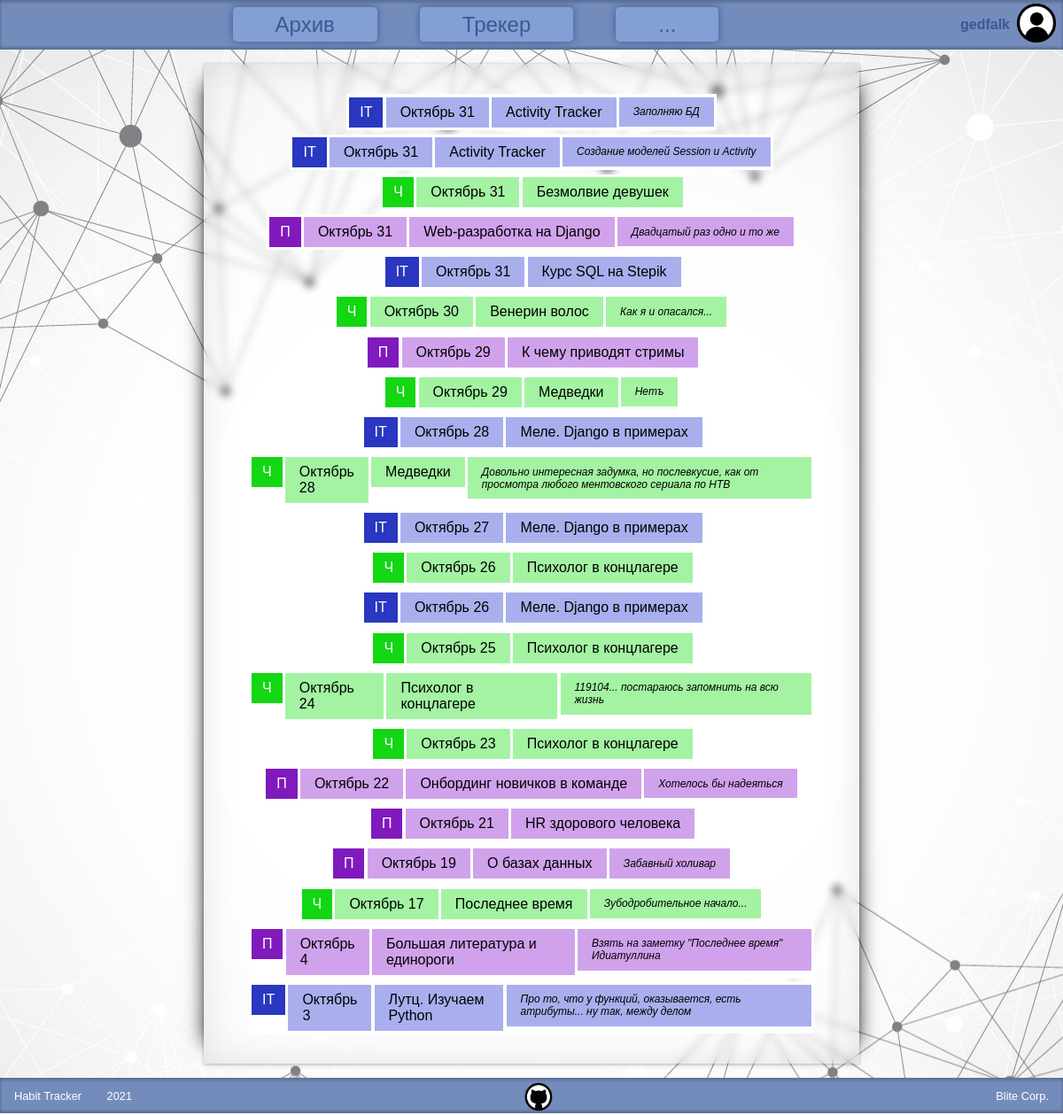
Page /archive/ on the committed database.
### archive/models.py (models this page shows, shortened)
class Session(models.Model):
    id_session = models.BigAutoField(primary_key=True)
    id_activity = models.ForeignKey(Activity, on_delete=models.PROTECT, related_name='id_activityy')        # related_name='...' навертел, но пока так
    title = models.CharField(max_length=30)
    date = models.DateTimeField(default=timezone.now)
    datte = models.DateField(default=datetime.date.today)
    count_unit = models.IntegerField()                                          # выставить диапазон
    id_theme = models.IntegerField()                                            # разобраться... должен хранить уникальный id "активности"
    description = models.TextField(blank=True)
    class Meta:
        ordering = ('-date',)

### tracker/models.py (models this page shows, shortened)
class Activity(models.Model):
    id_activity = models.AutoField(primary_key=True)
    name_activity = models.CharField(max_length=30)
    shortname_activity = models.CharField(max_length=3, default='OOO')
    unit = models.SmallIntegerField()
    color = models.CharField(max_length=20, default='white')

### archive/views.py (the view)
# urls.py: path('', views.session_list, name='session_list'),
def session_list(request):
    context = {}
    sessions = Session.objects.all()
    context['sessions'] = sessions
    context['colors'] = {'blue': ['779BED', 'A1BCFF'],
                         'green': ['xxxxxxx', 'xxxxxxx'],
                         'violet': ['xxxxxxx', 'xxxxxxx']}
    return render(request, 'archive/list.html', context)

### archive/templates/archive/list.html (shortened to what this page needs)
{% extends "ave/base.html" %}
{% block content %}
    {% for ses in sessions %}
        <div class="archive_record">
            <div class="shortname_activity {{ses.id_activity.color}}7">{{ ses.id_activity.shortname_activity }}</div>
            <div class="date {{ses.id_activity.color}}3">{{ ses.date|date:"F j" }}</div>
            <div class="title {{ses.id_activity.color}}3">{{ ses.title }}</div>
            {% if ses.description %}
                <div class="description {{ses.id_activity.color}}3">{{ ses.description }}</div>
            {% endif %}
        </div>
    {% endfor %}
{% endblock %}

### ave/templates/ave/base.html (shortened to what this page needs)
<!DOCTYPE html>
<html>
<head>
    {% load static %}
    <link href={% static 'ave/css/base.css' %} type="text/css" rel="stylesheet">
    <link rel="stylesheet" href="//cdn.jsdelivr.net/cal-heatmap/3.3.10/cal-heatmap.css" />
</head>
<body>
    <header class="header">
        <div class="middle_container">
            <div class="nav-item"><a href="/archive/" class="btn_header">Архив</a></div>
            <div class="nav-item"><a href="/tracker/" class="btn_header">Трекер</a></div>
            <div class="nav-item"><a href="/" class="btn_header">...</a></div>
        </div>
        <div class="right_container">
            <div><a href="/" class="user_name">gedfalk</a></div>
            <div class="nav_item"><a href="/"><img class="img_ava" src={% static 'ave/img/ava_3.png'%}/></a></div>
        </div>
    </header>
    <article class="article_main">
        <div class="left_container"></div>
        <div class="middle_container">
            {% block content %}{% endblock %}
        </div>
        <div class="right_container"></div>
    </article>
    <article class="footer">
        <div class="left_container">
            <div class="footer_str">Habit Tracker &nbsp&nbsp&nbsp&nbsp&nbsp&nbsp 2021</div>
        </div>
        <div class="middle_container">
            <div><a href="https://github.com/gedfalk"><img class="img_git" src={% static 'ave/img/github_4.png'%}/></a></div>
        </div>
        <div class="right_container">
            <div class="footer_str">Blite Corp.</div>
        </div>
    </article>
</body>
</html>

### ave/static/ave/css/base.css (style rules this page uses)
body { margin: 0; padding: 0; font-family: 'Gill Sans', 'Gill Sans MT', Calibri, 'Trebuchet MS', sans-serif; }
.header { display: flex; flex-direction: row; align-items: center; height: 5vh; background-color: #748CBC; padding: 0.5rem 0.5rem; box-shadow: 0 -3px 3px rgba(0, 0, 0, .2) inset, 0 3px 3px rgba(0, 0, 0, .2) inset; }
.left_container { flex-grow: 1.2; display: flex; justify-content: flex-start; }
.middle_container { flex-grow: 1; display: flex; justify-content: center; }
.right_container { flex-grow: 1; display: flex; justify-content: flex-end; align-items: center; }
.btn_header { font-size: 1.5rem; text-decoration: none; margin-right: 3rem; padding: 0.4rem 3rem; border-radius: 0.3rem; }
a.btn_header { color: #3B5993; background-color: #839FD4; box-shadow: 0 0 0.5rem; }
a.user_name { font-size: 1rem; font-weight: bolder; text-decoration: none; margin-right: 0.5rem; color: #3B5993; }
.img_ava { background: transparent; width: 2.75rem; }
.footer { display: flex; flex-direction: row; align-items: center; height: 3vh; background-color: #748CBC; padding: 0.5rem 0.5rem; box-shadow: 0 -3px 3px rgba(0, 0, 0, .2) inset, 0 3px 3px rgba(0, 0, 0, .2) inset; }
.footer .left_container { flex-grow: 1; display: flex; justify-content: flex-start; }
.footer .middle_container { flex-grow: 1; display: flex; justify-content: center; }
.footer .right_container { flex-grow: 1.2; display: flex; justify-content: flex-end; align-items: center; }
.footer_str { color: white; font-size: 0.8rem; padding: 0.5rem; }
.img_git { background: transparent; width: 2rem; padding-top: 0.4rem; }
.article_main { background-image: url("/static/ave/img/background.jpg"); min-height: 100vh; background-position: top center; background-repeat: no-repeat; display: flex; justify-content: space-around; }
.article_main .left_container { flex: 1 1 20%; }
.article_main .middle_container { display: flex; flex: 1 1 60%; flex-wrap: wrap; align-content: flex-start; backdrop-filter: blur(4px); margin: 1rem; padding: 2rem 3rem; box-shadow: 0 1px 4px rgba(0, 0, 0, .3), -23px 0 20px -23px rgba(0, 0, 0, .8), 23px 0 20px -23px rgba(0, 0, 0, .8), 0 0 40px rgba(0, 0, 0, .1) inset; }
.article_main .right_container { flex: 1 1 20%; }
.archive_record { display: flex; flex-direction: row; background: white; align-items: flex-start; margin: 0.15rem; }
.shortname_activity { color: white; margin: 0.2rem 0 0.2rem 0.2rem; padding: 0.5rem 0.75rem; }
.date { margin: 0.2rem 0 0.2rem 0.2rem; padding: 0.5rem 1rem; }
.title { margin: 0.2rem 0 0.2rem 0.2rem; padding: 0.5rem 1rem; }
.description { margin: 0.2rem 0.2rem 0.2rem 0.2rem; padding: 0.6rem 1rem; font-size: 0.75rem; font-style: italic; }
.blue7 { background: #2937C1; }
.blue3 { background: #A9AFED; }
.green7 { background: #13D713; }
.green3 { background: #A3F3A3; }
.violet7 { background: #801ABD; }
.violet3 { background: #D0A2EC; }

### rows in the picture
Session: id_activity.shortname_activity "IT", date "Октябрь 31", title "Activity Tracker", description "Заполняю БД"
Session: id_activity.shortname_activity "IT", date "Октябрь 31", title "Activity Tracker", description "Создание моделей Session и Activity"
Session: id_activity.shortname_activity "Ч", date "Октябрь 31", title "Безмолвие девушек"
Session: id_activity.shortname_activity "П", date "Октябрь 31", title "Web-разработка на Django", description "Двадцатый раз одно и то же"
Session: id_activity.shortname_activity "IT", date "Октябрь 31", title "Курс SQL на Stepik"
Session: id_activity.shortname_activity "Ч", date "Октябрь 30", title "Венерин волос", description "Как я и опасался..."
Session: id_activity.shortname_activity "П", date "Октябрь 29", title "К чему приводят стримы"
Session: id_activity.shortname_activity "Ч", date "Октябрь 29", title "Медведки", description "Нетъ"
Session: id_activity.shortname_activity "IT", date "Октябрь 28", title "Меле. Django в примерах"
Session: id_activity.shortname_activity "Ч", date "Октябрь 28", title "Медведки", description "Довольно интересная задумка, но послевкусие, как от просмотра любого ментовского сериала по НТВ"
Session: id_activity.shortname_activity "IT", date "Октябрь 27", title "Меле. Django в примерах"
Session: id_activity.shortname_activity "Ч", date "Октябрь 26", title "Психолог в концлагере"
Session: id_activity.shortname_activity "IT", date "Октябрь 26", title "Меле. Django в примерах"
Session: id_activity.shortname_activity "Ч", date "Октябрь 25", title "Психолог в концлагере"
Session: id_activity.shortname_activity "Ч", date "Октябрь 24", title "Психолог в концлагере", description "119104... постараюсь запомнить на всю жизнь"
Session: id_activity.shortname_activity "Ч", date "Октябрь 23", title "Психолог в концлагере"
Session: id_activity.shortname_activity "П", date "Октябрь 22", title "Онбординг новичков в команде", description "Хотелось бы надеяться"
Session: id_activity.shortname_activity "П", date "Октябрь 21", title "HR здорового человека"
Session: id_activity.shortname_activity "П", date "Октябрь 19", title "О базах данных", description "Забавный холивар"
Session: id_activity.shortname_activity "Ч", date "Октябрь 17", title "Последнее время", description "Зубодробительное начало..."
Session: id_activity.shortname_activity "П", date "Октябрь 4", title "Большая литература и единороги", description "Взять на заметку \"Последнее время\" Идиатуллина"
Session: id_activity.shortname_activity "IT", date "Октябрь 3", title "Лутц. Изучаем Python", description "Про то, что у функций, оказывается, есть атрибуты... ну так, между делом"
